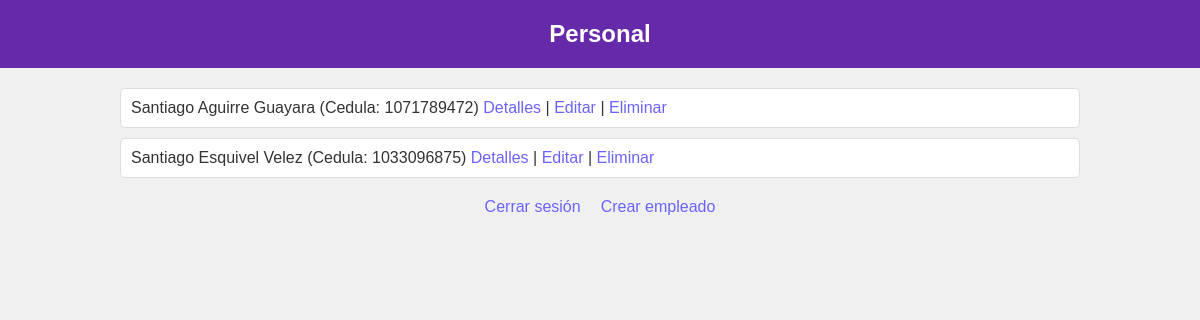
/personal/, run on an earlier commit of the app's database.
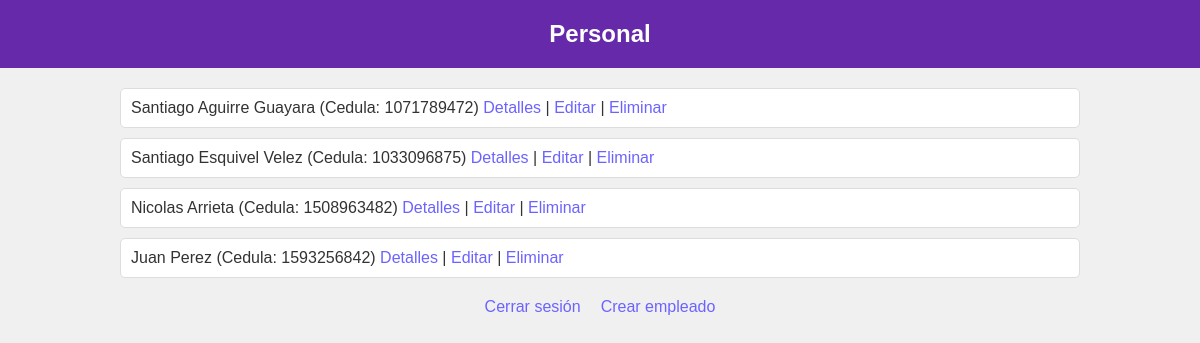
And on a later commit of the database.
### Modulos/GestionN/models.py (models this page shows, shortened)
class Personal(models.Model):
    id_Cedula = models.CharField(max_length=20, primary_key=True)
    Nombre_Apellidos = models.CharField(max_length=100)
    Cargo_Empl = models.ForeignKey(Cargo, on_delete=models.CASCADE)
    Dpto_Area = models.ForeignKey(Departamento, on_delete=models.CASCADE)
    Salario = models.DecimalField(max_digits=12, decimal_places=2)
    Sub_Tpte = models.DecimalField(max_digits=12, decimal_places=2)
    Gastos_Rep = models.DecimalField(max_digits=12, decimal_places=2)
    Sobresueldo = models.DecimalField(max_digits=12, decimal_places=2)
    Viáticos = models.DecimalField(max_digits=12, decimal_places=2)
    Comisiones = models.DecimalField(max_digits=12, decimal_places=2)
    Primas_Pago_Extras = models.DecimalField(max_digits=12, decimal_places=2)
    Tipo_Contr = models.ForeignKey(Tipo_Contrato, on_delete=models.CASCADE)
    Cta_Banco = models.ForeignKey(Cuenta_Banco, on_delete=models.CASCADE)
    Eps_Salud = models.CharField(max_length=100)
    Pensión = models.CharField(max_length=100)
    Fdo_Sol = models.CharField(max_length=100)
    Fecha_Ingreso = models.DateField()
    Fecha_Retiro = models.DateField(null = True, blank = True)

### Modulos/GestionN/views.py (the view)
# urls.py: path('personal/', views.personal_view, name='personal'),
def personal_view(request):
    if request.method == 'POST':
        form = PersonalForm(request.POST)
        if form.is_valid():
            form.save()
            return redirect('personal')
    else:
        form = PersonalForm()
    personals = Personal.objects.all()
    return render(request, 'personal.html', {'form': form, 'personals': personals})

### Modulos/GestionN/templates/personal.html (shortened to what this page needs)
<!DOCTYPE html>
<html>
  <head>
  </head>
  <body>
    <h2>Personal</h2>
    <ul>
      {% for personal in personals %}
      <li>
        {{ personal.Nombre_Apellidos }} (Cedula: {{ personal.id_Cedula }})
        <a href="{% url 'detalle_personal' personal.id_Cedula %}">Detalles</a> |
        <a href="{% url 'editar_personal' personal.id_Cedula %}">Editar</a> |
        <a href="{% url 'delete_personal' personal.id_Cedula %}">Eliminar</a>
      </li>
      {% endfor %}
    </ul>
    <div class="center">
      <a href="{% url 'cerrarSesion' %}">Cerrar sesión</a>
      <a href="{% url 'crearEmpleado' %}" class="btn">Crear empleado</a>
    </div>
  </body>
</html>

### Modulos/GestionN/templates/personal.html (style rules this page uses)
body { font-family: Arial, sans-serif; background-color: #f0f0f0; color: #333; margin: 0; padding: 0; }
h2 { background-color: #6529a9; color: #fff; padding: 20px 0; text-align: center; margin: 0; }
a { color: #6c63ff; text-decoration: none; }
ul { list-style-type: none; padding: 0; width: 80%; margin: 20px auto; }
li { background-color: #fff; border: 1px solid #ddd; margin-bottom: 10px; padding: 10px; border-radius: 5px; }
.center { display: flex; justify-content: center; margin-top: 20px; }
.center a { margin: 0 10px; }

What changed in the data, as far as the page shows it:
added Personal: Nombre_Apellidos "Nicolas Arrieta", id_Cedula "1508963482"
added Personal: Nombre_Apellidos "Juan Perez", id_Cedula "1593256842"
